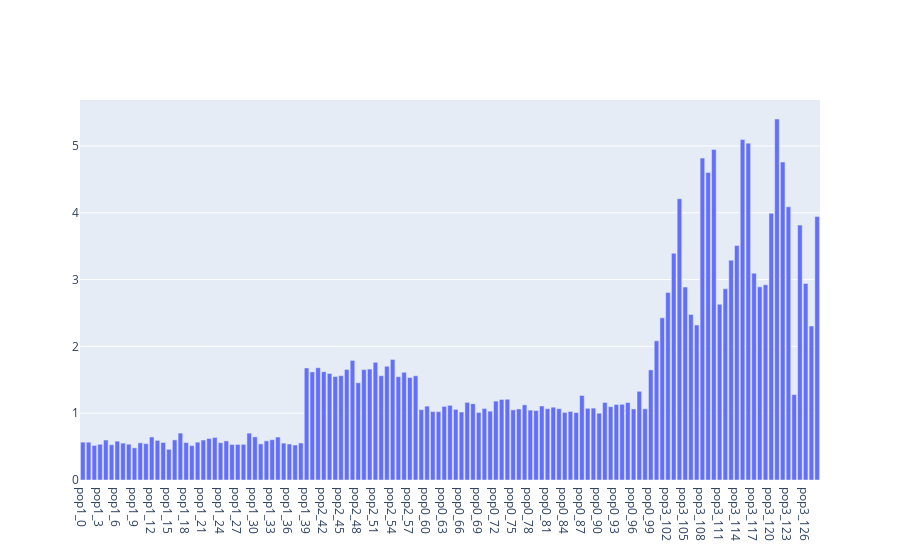

Here is the notebook cell this chart was saved with:
### Markdown cell above
### Distance summary stats

#### A. observation distance variance.

### Code cell
dist_var= np.std(dist_store,axis= 0)**2
who_plot= [x for x in range(len(label_vector)) if label_vector[x] in [0,1,2,3]]
idvector= ['pop{}_{}'.format(label_vector[x],Whose[x]) for x in who_plot]

fig = go.Figure([go.Bar(
    x=idvector, y=dist_var
)])
layout= go.Layout()

Figure= go.Figure(data= fig, layout= layout)
iplot(Figure)

### Figure 1 — Plotly figure (JSON) as saved in the notebook; plotly's stock layout.template omitted (floating-point values rounded to 4 significant figures; data arrays with more than 128 entries replaced by an {"elided": "..."} marker saying what was removed)
{"data": [{"type": "bar", "x": {"elided": "130 str values"}, "y": {"elided": "129 float values"}}], "layout": {}}
